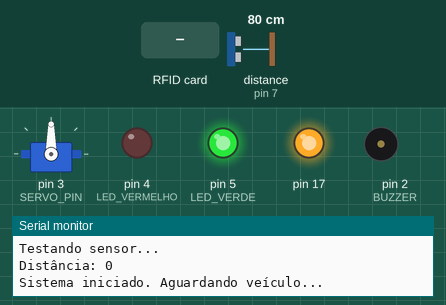
Recording of a sketch running on a simulated Arduino Leonardo, built with avr-gcc and run on an emulated ATmega32U4. Shown: servo, output pins drawn as LEDs (lit = HIGH), buzzer (waves = sounding), the last lines printed to the serial monitor. Wiring (inferred from the names in the program): ultrasonic range finder: trigger pin 6; echo pin 7. The inputs (shaded band) are chosen by the test bench; at power-on: distance to the obstacle (sensor on pin 7) 80 cm. The echo pulse lasts 58.3 µs per cm; pins used as bus, display or sensor lines are not drawn.

Above: at 2.2 s.
2.3 s: distance to the obstacle (sensor on pin 7) set to 35 cm
3.8 s: distance to the obstacle (sensor on pin 7) set to 28 cm
At 4.6 s:
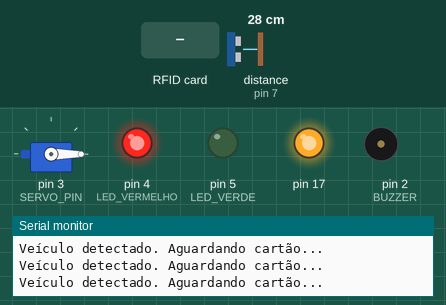
5.4 s: distance to the obstacle (sensor on pin 7) set to 60 cm
At 6.7 s:
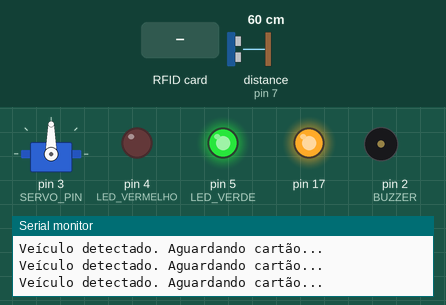
7.0 s: distance to the obstacle (sensor on pin 7) set to 2 cm
At 8.1 s:
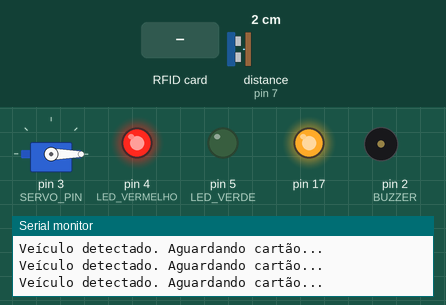
8.6 s: RFID card 72 EC C7 05 held to the reader
At 9.0 s:
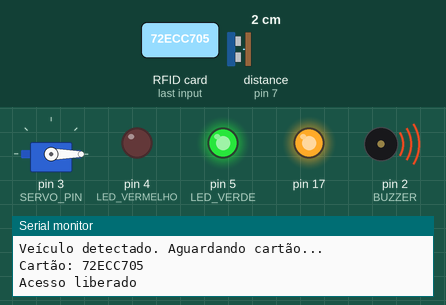
Timing chart, 0 to 16.7 s (numbered marks = the images above; inputs shaded):
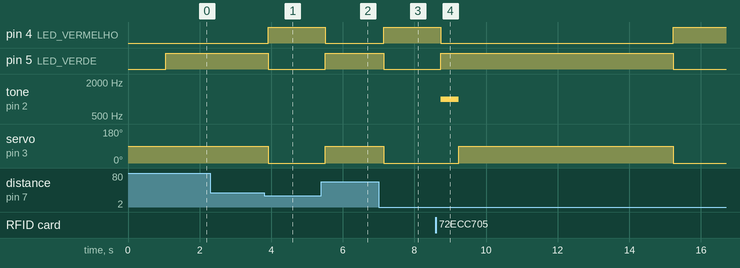

Measured:
- the behaviour switches between 31 and 30 cm on distance to the obstacle (sensor on pin 7) (found by bisection; images 0 and 1)
- after the input at 2.3 s, every drawn part: stays the same
- after the input at 3.8 s, pin 4 (LED_VERMELHO): LOW → HIGH after 0.11 s; pin 5 (LED_VERDE): HIGH → LOW after 0.11 s; servo on pin 3 (SERVO_PIN): 90° → 0° after 0.11 s
- after the input at 5.4 s, pin 4 (LED_VERMELHO): HIGH → LOW after 0.11 s; pin 5 (LED_VERDE): LOW → HIGH after 0.11 s; servo on pin 3 (SERVO_PIN): 0° → 90° after 0.11 s
- after the input at 7.0 s, pin 4 (LED_VERMELHO): LOW → HIGH after 0.14 s; pin 5 (LED_VERDE): HIGH → LOW after 0.14 s; servo on pin 3 (SERVO_PIN): 90° → 0° after 0.14 s
- after the input at 8.6 s, pin 4 (LED_VERMELHO): HIGH → LOW after 0.13 s, → HIGH 6.5 s later; pin 5 (LED_VERDE): LOW → HIGH after 0.13 s, → LOW 6.5 s later; tone on pin 2 (BUZZER): silent → 1000 Hz after 0.13 s, → silent 0.50 s later; servo on pin 3 (SERVO_PIN): 0° → 90° after 0.63 s, → 0° 6.0 s later

The sketch:

CancelaServoRfIdBuzzerLedUltrasonic.ino
```cpp
//Leonardo de Oliveira / Nicolas Jose
//Trabalho final de Sistemas Embarcados

#include <SPI.h>
#include <MFRC522.h>
#include <Servo.h>

#define SS_PIN 10
#define RST_PIN 9
#define LED_VERDE 5
#define LED_VERMELHO 4
#define BUZZER 2
#define SERVO_PIN 3
#define TRIG_PIN 6
#define ECHO_PIN 7

MFRC522 rfid(SS_PIN, RST_PIN);
Servo servo;

void setup() {
  Serial.begin(9600);
  SPI.begin();
  rfid.PCD_Init();

    Serial.println("Testando sensor...");
  long teste = medirDistancia();
  Serial.print("Distância: ");
  Serial.println(teste);

  servo.attach(SERVO_PIN);
  servo.write(90); // inicia aberto

  pinMode(LED_VERDE, OUTPUT);
  pinMode(LED_VERMELHO, OUTPUT);
  pinMode(BUZZER, OUTPUT);
  pinMode(TRIG_PIN, OUTPUT);
  pinMode(ECHO_PIN, INPUT);

  digitalWrite(LED_VERDE, HIGH);
  digitalWrite(LED_VERMELHO, LOW);

  Serial.println("Sistema iniciado. Aguardando veículo...");
}

void loop() {
  long distancia = medirDistancia();

  if (distancia > 0 && distancia < 30) {
    servo.write(0);
    digitalWrite(LED_VERDE, LOW);
    digitalWrite(LED_VERMELHO, HIGH);
    Serial.println("Veículo detectado. Aguardando cartão...");

    if (rfid.PICC_IsNewCardPresent() && rfid.PICC_ReadCardSerial()) {
      String uid = "";
      for (int i = 0; i < rfid.uid.size; i++) {
        if (rfid.uid.uidByte[i] < 16) uid += "0";
        uid += String(rfid.uid.uidByte[i], HEX);
      }
      uid.toUpperCase();

      Serial.print("Cartão: ");
      Serial.println(uid);

      if (uid == "72ECC705") {  // UID do nosso cartao
        Serial.println("Acesso liberado");

        digitalWrite(LED_VERMELHO, LOW);
        digitalWrite(LED_VERDE, HIGH);
        tone(BUZZER, 1000);
        delay(500);
        noTone(BUZZER);

        servo.write(90);
        delay(6000);
        servo.write(0);

        digitalWrite(LED_VERDE, LOW);
        digitalWrite(LED_VERMELHO, HIGH);
      } else {
        Serial.println("Acesso negado");
        tone(BUZZER, 300);
        delay(1000);
        noTone(BUZZER);
      }

      rfid.PICC_HaltA();
    }
  } else {
    servo.write(90);
    digitalWrite(LED_VERDE, HIGH);
    digitalWrite(LED_VERMELHO, LOW);
  }

  delay(200);
}

long medirDistancia() {
  digitalWrite(TRIG_PIN, LOW);
  delayMicroseconds(2);
  digitalWrite(TRIG_PIN, HIGH);
  delayMicroseconds(10);
  digitalWrite(TRIG_PIN, LOW);

  long duracao = pulseIn(ECHO_PIN, HIGH);
  long distancia = duracao * 0.034 / 2;
  return distancia;
}
```
